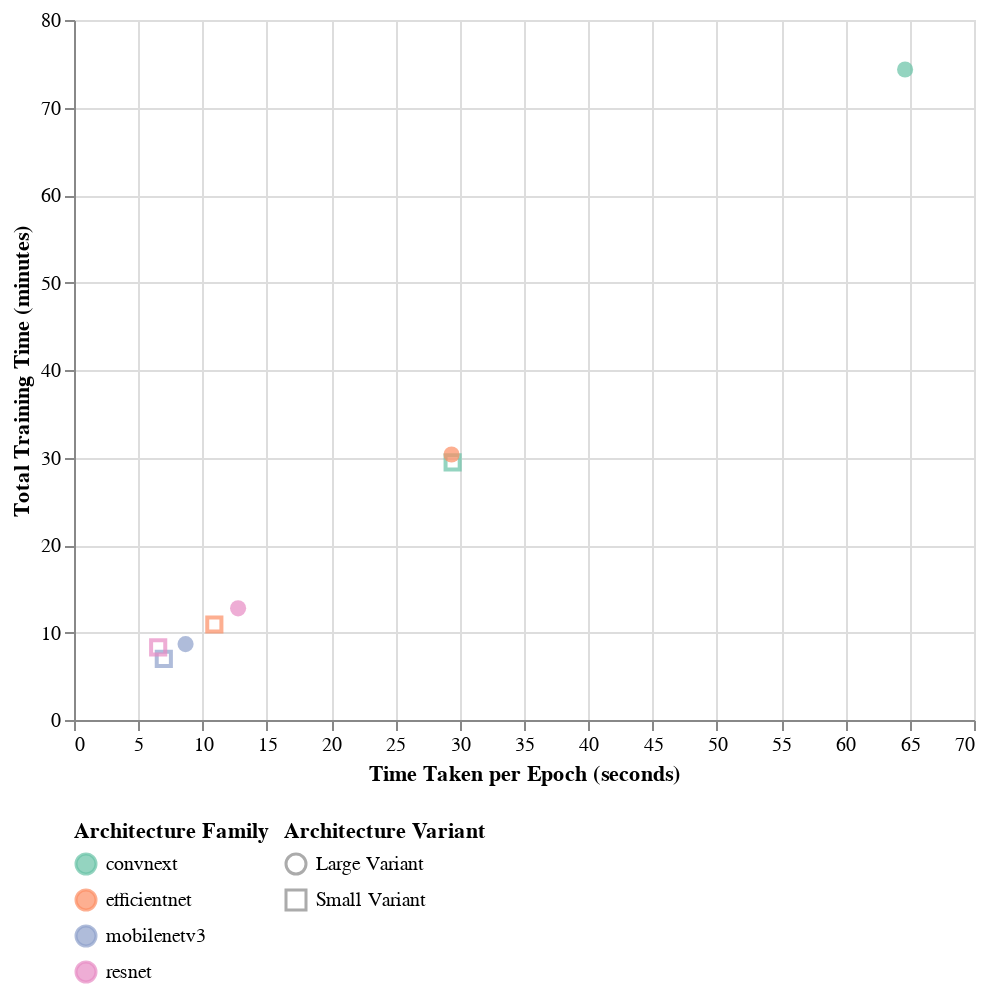

Write notebook code for a chart like this one.
### Markdown cell above
##### **4.2.2.a.** Per-epoch and Total Training Time

### Code cell
train_chart_small = alt.Chart(latency_df).mark_point(
    filled = False,
    size = 50
).encode(
    x = alt.X('per_epoch_train_time:Q', title='Time Taken per Epoch (seconds)', scale=alt.Scale(domain=[0, 70])),
    y = alt.Y('y:Q', title='Total Training Time (minutes)'),
    shape = alt.Shape('arch_variant'),
    color = alt.Color('arch_family')
).transform_filter(
    alt.datum.dataset_config == 'config1',
    alt.datum.dataset_type == 'train',
    alt.datum.arch_variant == 'small'
).transform_calculate(
    y = alt.datum.total_train_time / 60
)

train_chart_big = alt.Chart(latency_df).mark_point(
    filled = True,
    size = 65
).encode(
    x = alt.X('per_epoch_train_time:Q', title='Time Taken per Epoch (seconds)', scale=alt.Scale(domain=[0, 70])),
    y = alt.Y('y:Q', title='Total Training Time (minutes)'),
    shape = alt.Shape('arch_variant', legend=alt.Legend(orient='bottom', direction='vertical', title='Architecture Variant', labelExpr="datum.label == 'big' ? 'Large Variant' : 'Small Variant'")),
    color = alt.Color('arch_family', legend=alt.Legend(orient='bottom', direction='vertical', title='Architecture Family'), scale=alt.Scale(scheme='set2'))
).transform_filter(
    alt.datum.dataset_config == 'config1',
    alt.datum.dataset_type == 'train',
    alt.datum.arch_variant == 'big'
).transform_calculate(
    y = alt.datum.total_train_time / 60
)

(train_chart_small + train_chart_big).properties(
    width = 450,
    height = 350
)

### Figure 1 — Vega-Lite specification as saved in the notebook (floating-point values rounded to 4 significant figures)
{"config": {"view": {"continuousWidth": 300, "continuousHeight": 300}}, "layer": [{"mark": {"type": "point", "filled": false, "size": 50}, "encoding": {"color": {"field": "arch_family", "type": "nominal"}, "shape": {"field": "arch_variant", "type": "nominal"}, "x": {"field": "per_epoch_train_time", "scale": {"domain": [0, 70]}, "title": "Time Taken per Epoch (seconds)", "type": "quantitative"}, "y": {"field": "y", "title": "Total Training Time (minutes)", "type": "quantitative"}}, "transform": [{"filter": "(((datum.dataset_config === 'config1') && (datum.dataset_type === 'train')) && (datum.arch_variant === 'small'))"}, {"calculate": "(datum.total_train_time / 60)", "as": "y"}]}, {"mark": {"type": "point", "filled": true, "size": 65}, "encoding": {"color": {"field": "arch_family", "legend": {"direction": "vertical", "orient": "bottom", "title": "Architecture Family"}, "scale": {"scheme": "set2"}, "type": "nominal"}, "shape": {"field": "arch_variant", "legend": {"direction": "vertical", "labelExpr": "datum.label == 'big' ? 'Large Variant' : 'Small Variant'", "orient": "bottom", "title": "Architecture Variant"}, "type": "nominal"}, "x": {"field": "per_epoch_train_time", "scale": {"domain": [0, 70]}, "title": "Time Taken per Epoch (seconds)", "type": "quantitative"}, "y": {"field": "y", "title": "Total Training Time (minutes)", "type": "quantitative"}}, "transform": [{"filter": "(((datum.dataset_config === 'config1') && (datum.dataset_type === 'train')) && (datum.arch_variant === 'big'))"}, {"calculate": "(datum.total_train_time / 60)", "as": "y"}]}], "data": {"name": "data-1ad1f17fc09cc4d77ab5c74d50217b79"}, "height": 350, "width": 450, "$schema": "https://vega.github.io/schema/vega-lite/v5.20.1.json", "datasets": {"data-1ad1f17fc09cc4d77ab5c74d50217b79": [{"arch_family": "convnext", "arch_variant": "big", "model_arch": "convnextbase", "dataset_config": "config1", "dataset_type": "test", "per_epoch_train_time": null, "throughput": 294.0, "total_inference_time": 7.203, "total_train_time": null}, {"arch_family": "convnext", "arch_variant": "big", "model_arch": "convnextbase", "dataset_config": "config1", "dataset_type": "train", "per_epoch_train_time": 64.64, "throughput": 320.6, "total_inference_time": 26.42, "total_train_time": 4460.0}, {"arch_family": "convnext", "arch_variant": "big", "model_arch": "convnextbase", "dataset_config": "config2", "dataset_type": "test", "per_epoch_train_time": null, "throughput": 197.8, "total_inference_time": 21.41, "total_train_time": null}, {"arch_family": "convnext", "arch_variant": "big", "model_arch": "convnextbase", "dataset_config": "config2", "dataset_type": "train", "per_epoch_train_time": 141.1, "throughput": 282.9, "total_inference_time": 59.89, "total_train_time": 8751.0}, {"arch_family": "convnext", "arch_variant": "small", "model_arch": "convnexttiny", "dataset_config": "config1", "dataset_type": "test", "per_epoch_train_time": null, "throughput": 380.4, "total_inference_time": 5.567, "total_train_time": null}, {"arch_family": "convnext", "arch_variant": "small", "model_arch": "convnexttiny", "dataset_config": "config1", "dataset_type": "train", "per_epoch_train_time": 29.45, "throughput": 568.2, "total_inference_time": 14.91, "total_train_time": 1767.0}, {"arch_family": "efficientnet", "arch_variant": "big", "model_arch": "efficientnetb3", "dataset_config": "config1", "dataset_type": "test", "per_epoch_train_time": null, "throughput": 259.7, "total_inference_time": 8.154, "total_train_time": null}, {"arch_family": "efficientnet", "arch_variant": "big", "model_arch": "efficientnetb3", "dataset_config": "config1", "dataset_type": "train", "per_epoch_train_time": 29.37, "throughput": 388.7, "total_inference_time": 21.79, "total_train_time": 1821.0}, {"arch_family": "efficientnet", "arch_variant": "small", "model_arch": "efficientnetb0", "dataset_config": "config1", "dataset_type": "test", "per_epoch_train_time": null, "throughput": 940.4, "total_inference_time": 2.252, "total_train_time": null}, {"arch_family": "efficientnet", "arch_variant": "small", "model_arch": "efficientnetb0", "dataset_config": "config1", "dataset_type": "train", "per_epoch_train_time": 10.91, "throughput": 872.9, "total_inference_time": 9.703, "total_train_time": 654.9}, {"arch_family": "mobilenetv3", "arch_variant": "big", "model_arch": "mobilenetv3large", "dataset_config": "config1", "dataset_type": "test", "per_epoch_train_time": null, "throughput": 799.4, "total_inference_time": 2.649, "total_train_time": null}, {"arch_family": "mobilenetv3", "arch_variant": "big", "model_arch": "mobilenetv3large", "dataset_config": "config1", "dataset_type": "train", "per_epoch_train_time": 8.677, "throughput": 845.9, "total_inference_time": 10.01, "total_train_time": 520.6}, {"arch_family": "mobilenetv3", "arch_variant": "small", "model_arch": "mobilenetv3small", "dataset_config": "config1", "dataset_type": "test", "per_epoch_train_time": null, "throughput": 1044.0, "total_inference_time": 2.03, "total_train_time": null}, {"arch_family": "mobilenetv3", "arch_variant": "small", "model_arch": "mobilenetv3small", "dataset_config": "config1", "dataset_type": "train", "per_epoch_train_time": 6.985, "throughput": 962.7, "total_inference_time": 8.798, "total_train_time": 419.1}, {"arch_family": "resnet", "arch_variant": "big", "model_arch": "resnet50", "dataset_config": "config1", "dataset_type": "test", "per_epoch_train_time": null, "throughput": 506.9, "total_inference_time": 4.178, "total_train_time": null}, {"arch_family": "resnet", "arch_variant": "big", "model_arch": "resnet50", "dataset_config": "config1", "dataset_type": "train", "per_epoch_train_time": 12.76, "throughput": 679.1, "total_inference_time": 12.47, "total_train_time": 765.8}, {"arch_family": "resnet", "arch_variant": "small", "model_arch": "resnet18", "dataset_config": "config1", "dataset_type": "test", "per_epoch_train_time": null, "throughput": 664.5, "total_inference_time": 3.187, "total_train_time": null}, {"arch_family": "resnet", "arch_variant": "small", "model_arch": "resnet18", "dataset_config": "config1", "dataset_type": "train", "per_epoch_train_time": 6.548, "throughput": 1083.0, "total_inference_time": 7.817, "total_train_time": 497.6}, {"arch_family": "resnet", "arch_variant": "small", "model_arch": "resnet18", "dataset_config": "config2", "dataset_type": "test", "per_epoch_train_time": null, "throughput": 893.8, "total_inference_time": 4.739, "total_train_time": null}, {"arch_family": "resnet", "arch_variant": "small", "model_arch": "resnet18", "dataset_config": "config2", "dataset_type": "train", "per_epoch_train_time": 12.32, "throughput": 1064.0, "total_inference_time": 15.93, "total_train_time": 739.2}]}}
